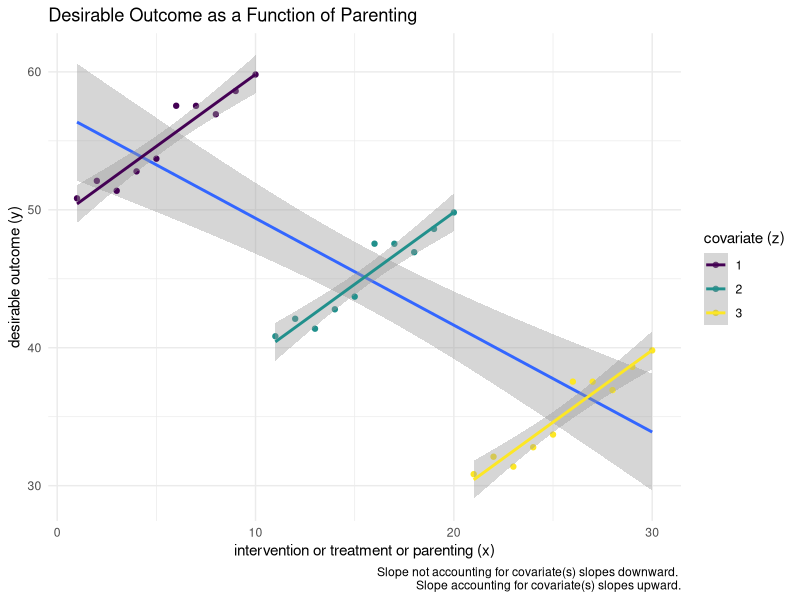

Write the R code that produced this figure.
## ---- chunk 1

library(haven)

multilevelstructure <- read_dta("multilevelstructure.dta")

multilevelstructure$country <- factor(multilevelstructure$country)

## ---- chunk 2
#| label: fig-Simpson
#| fig-cap: "An Illustration of Simpson's Paradox"
#| fig-height: 3
#| message: false

library(ggplot2)

ggplot(multilevelstructure, 
             aes(x = x,
                 y = y)) +
  geom_smooth(method = "lm") +
  geom_point(aes(color = country)) + # points with country color
  geom_smooth(aes(color = country), # smoothers with country color
              method = "lm") + 
  labs(title = "Desirable Outcome as a Function of Parenting",
       x = "intervention or treatment or parenting (x)",
       y = "desirable outcome (y)",
       caption = "Slope not accounting for covariate(s) slopes downward. \nSlope accounting for covariate(s) slopes upward.") +
  scale_color_viridis_d(name = "covariate (z)") +
  theme_minimal() 


